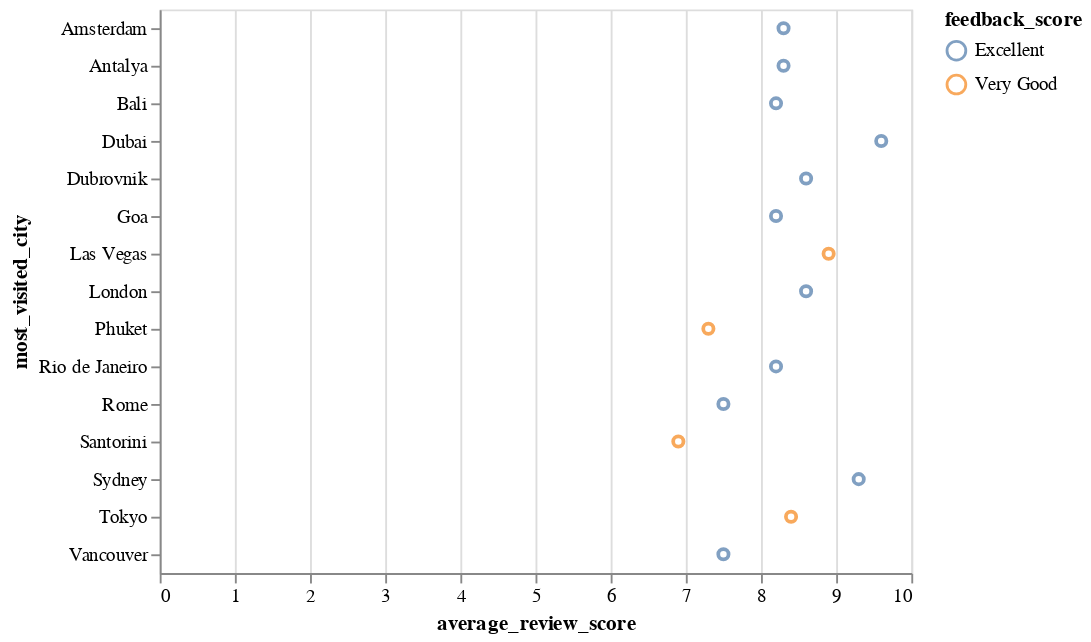

This figure's notebook cell:
### Code cell
alt.Chart(dataset).mark_point().encode(
    x='average_review_score', 
    y='most_visited_city',
    color='feedback_score'
).interactive()

### Figure 1 — Vega-Lite specification as saved in the notebook (floating-point values rounded to 4 significant figures)
{"config": {"view": {"continuousWidth": 400, "continuousHeight": 300}}, "data": {"name": "data-dd9fd859cdad3a09d77f58896ce38134"}, "mark": "point", "encoding": {"color": {"field": "feedback_score", "type": "nominal"}, "x": {"field": "average_review_score", "type": "quantitative"}, "y": {"field": "most_visited_city", "type": "nominal"}}, "selection": {"selector001": {"type": "interval", "bind": "scales", "encodings": ["x", "y"]}}, "$schema": "https://vega.github.io/schema/vega-lite/v4.17.0.json", "datasets": {"data-dd9fd859cdad3a09d77f58896ce38134": [{"holiday_destination": "Burj Khalifa", "most_visited_city": "Dubai", "country": "UAE", "all_inclusive_package": 20, "feedback_score": "Excellent", "hotel_star_rating": 4.7, "average_review_score": 9.6}, {"holiday_destination": "MGM Grand", "most_visited_city": "Las Vegas", "country": "USA", "all_inclusive_package": 15, "feedback_score": "Very Good", "hotel_star_rating": 4.0, "average_review_score": 8.9}, {"holiday_destination": "Tower Bridge", "most_visited_city": "London", "country": "UK", "all_inclusive_package": 9, "feedback_score": "Excellent", "hotel_star_rating": 4.7, "average_review_score": 8.6}, {"holiday_destination": "Tokyo Skytree", "most_visited_city": "Tokyo", "country": "Japan", "all_inclusive_package": 16, "feedback_score": "Very Good", "hotel_star_rating": 4.4, "average_review_score": 8.4}, {"holiday_destination": "Palolem Beach", "most_visited_city": "Goa", "country": "India", "all_inclusive_package": 21, "feedback_score": "Excellent", "hotel_star_rating": 4.6, "average_review_score": 8.2}, {"holiday_destination": "Khao Rang", "most_visited_city": "Phuket", "country": "Thailand", "all_inclusive_package": 12, "feedback_score": "Very Good", "hotel_star_rating": 4.5, "average_review_score": 7.3}, {"holiday_destination": "Mount Batur", "most_visited_city": "Bali", "country": "Indonesia", "all_inclusive_package": 7, "feedback_score": "Excellent", "hotel_star_rating": 4.6, "average_review_score": 8.2}, {"holiday_destination": "Escadaria Selarón", "most_visited_city": "Rio de Janeiro", "country": "Brazil", "all_inclusive_package": 25, "feedback_score": "Excellent", "hotel_star_rating": 4.6, "average_review_score": 8.2}, {"holiday_destination": "Grouse Mountain", "most_visited_city": "Vancouver", "country": "Canada", "all_inclusive_package": 18, "feedback_score": "Excellent", "hotel_star_rating": 4.5, "average_review_score": 7.5}, {"holiday_destination": "Lovrijenac", "most_visited_city": "Dubrovnik", "country": "Croatia", "all_inclusive_package": 8, "feedback_score": "Excellent", "hotel_star_rating": 4.7, "average_review_score": 8.6}, {"holiday_destination": "Red Beach", "most_visited_city": "Santorini", "country": "Greece", "all_inclusive_package": 19, "feedback_score": "Very Good", "hotel_star_rating": 4.1, "average_review_score": 6.9}, {"holiday_destination": "Düden Waterfalls", "most_visited_city": "Antalya", "country": "Turkey", "all_inclusive_package": 15, "feedback_score": "Excellent", "hotel_star_rating": 4.7, "average_review_score": 8.3}, {"holiday_destination": "Colosseum", "most_visited_city": "Rome", "country": "Italy", "all_inclusive_package": 17, "feedback_score": "Excellent", "hotel_star_rating": 4.7, "average_review_score": 7.5}, {"holiday_destination": "Opera House", "most_visited_city": "Sydney", "country": "Australia", "all_inclusive_package": 10, "feedback_score": "Excellent", "hotel_star_rating": 4.7, "average_review_score": 9.3}, {"holiday_destination": "Vondelpark", "most_visited_city": "Amsterdam", "country": "Netherlands", "all_inclusive_package": 6, "feedback_score": "Excellent", "hotel_star_rating": 4.7, "average_review_score": 8.3}]}}
